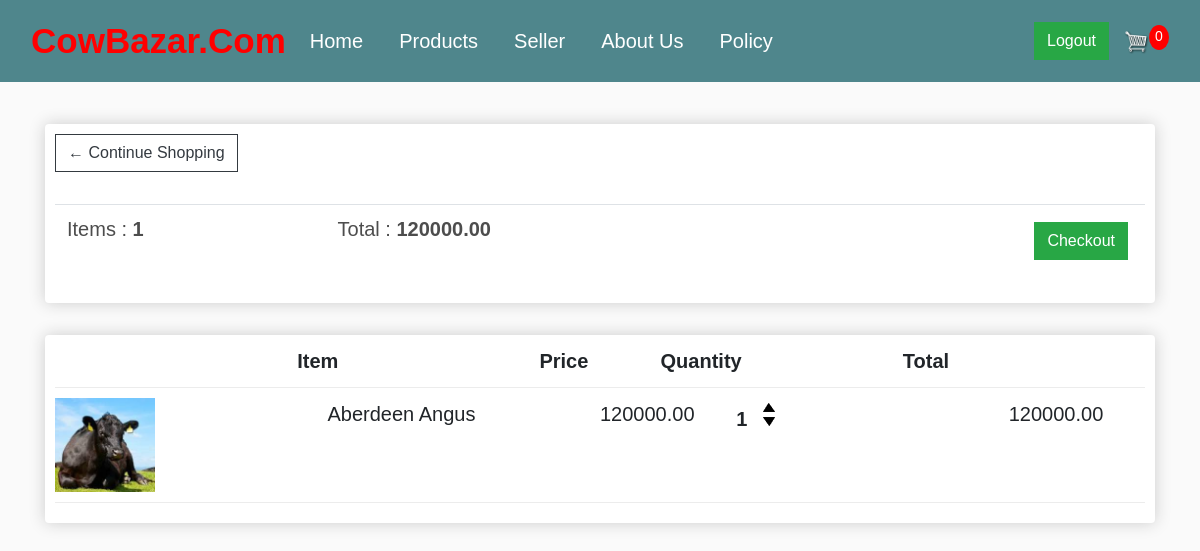
Page /cart/ (signed in) on the earlier database version.
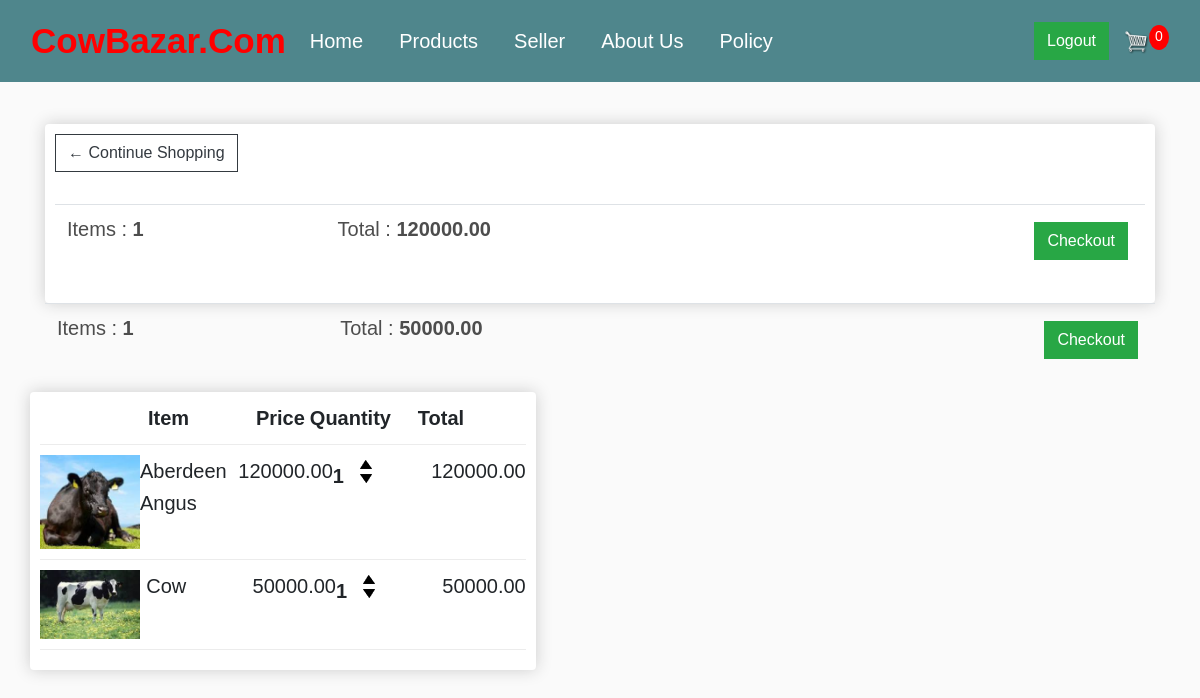
Same page on the later database version.
### home/models.py (models this page shows)
class Animal(models.Model):
    user = models.ForeignKey(User, on_delete=models.SET_NULL, null=True, blank=True)
    Animal_name = models.CharField(max_length=100)
    Animal_Weight = models.DecimalField(max_digits=10, decimal_places=2)
    Animal_Prize = models.DecimalField(max_digits=10, decimal_places=2)
    Animal_Farm = models.CharField(max_length=100, default='Unknown')
    Animal_color = models.CharField(max_length=100, default='Unknown')
    Animal_description = models.TextField()
    Animal_image = models.ImageField(upload_to='animal_images', default='')

### home/views.py (the view)
# urls.py: path('cart/', views.cart, name='cart'),
@login_required(login_url="/login/")
def cart(request):
    animals = Animal.objects.all()
    total = sum(animal.Animal_Prize for animal in animals)
    return render(request, 'cart.html', {'animals': animals, 'total': total})

### home/templates/cart.html
{% extends "base.html" %} {% load static %} {% block start %}
<div class="row">
  <div class="col-lg-12">
    <div class="box-element">
      <a class="btn btn-outline-dark" href="{% url 'home' %}">&#x2190; Continue Shopping</a>
      <br />
      <br />
      {% for animal in animals %}
      <table class="table">
        <tr>
          <th>
            <h5>Items : <strong>1</strong></h5>
          </th>
          <th>
            <h5>Total : <strong>{{ animal.Animal_Prize }}</strong></h5>
          </th>
          <th>
            <a style="float: right; margin: 5px" class="btn btn-success" href="{% url 'checkout' %}">Checkout</a>
          </th>
        </tr>
      </table>
    </div>
    {% endfor %}
    <br />
    <div class="box-element">
      <div class="cart-row">
        <div style="flex: 2"></div>
        <div style="flex: 2"><strong>Item</strong></div>
        <div style="flex: 1"><strong>Price</strong></div>
        <div style="flex: 2"><strong>Quantity</strong></div>
        <div style="flex: 2"><strong>Total</strong></div>
      </div>
      {% for animal in animals %}
      <div class="cart-row">
        <div style="flex: 2">
          <img src="{{ animal.Animal_image.url }}" class="row-image" />
        </div>
        <div style="flex: 2">{{ animal.Animal_name }}</div>
        <div style="flex: 1">{{ animal.Animal_Prize }}</div>
        <div style="flex: 2">
          <p class="quantity">1</p>
          <div class="quantity">
            <img class="chg-quantity" src="{% static 'images/down.png' %}" />
            <img class="chg-quantity" src="{% static 'images/up.png' %}" />
          </div>
        </div>
        <div style="flex: 1">{{ animal.Animal_Prize }}</div>
      </div>
      {% endfor %}
    </div>
  </div>
</div>
{% endblock %}

Differences in the rows shown:
added Animal: Animal_Prize "50000.00", Animal_image (picture), Animal_name "Cow"
